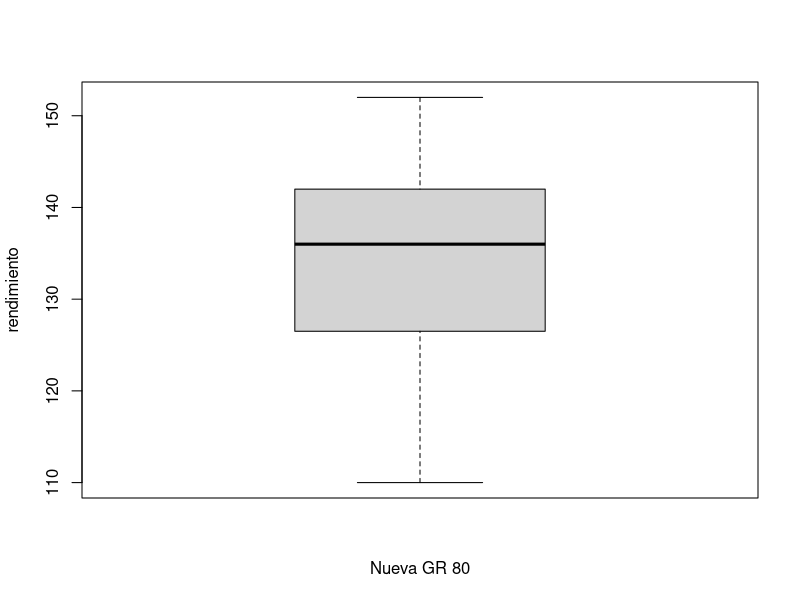

Write R code to recreate this figure.
## ---- chunk 1
nueva_gr80 <- c(
  110, 112, 135, 140, 128, 132, 123, 125, 140, 142,
  151, 113, 142, 123, 118, 143, 138, 135, 140, 135,
  112, 128, 152, 136, 152, 139, 142, 129, 150, 135,
  119, 128, 123, 142, 138, 145, 136, 147, 141, 137
)
## ---- chunk 2
boxplot(
  nueva_gr80,
  xlab=" Nueva GR 80 ",
  ylab="rendimiento")
